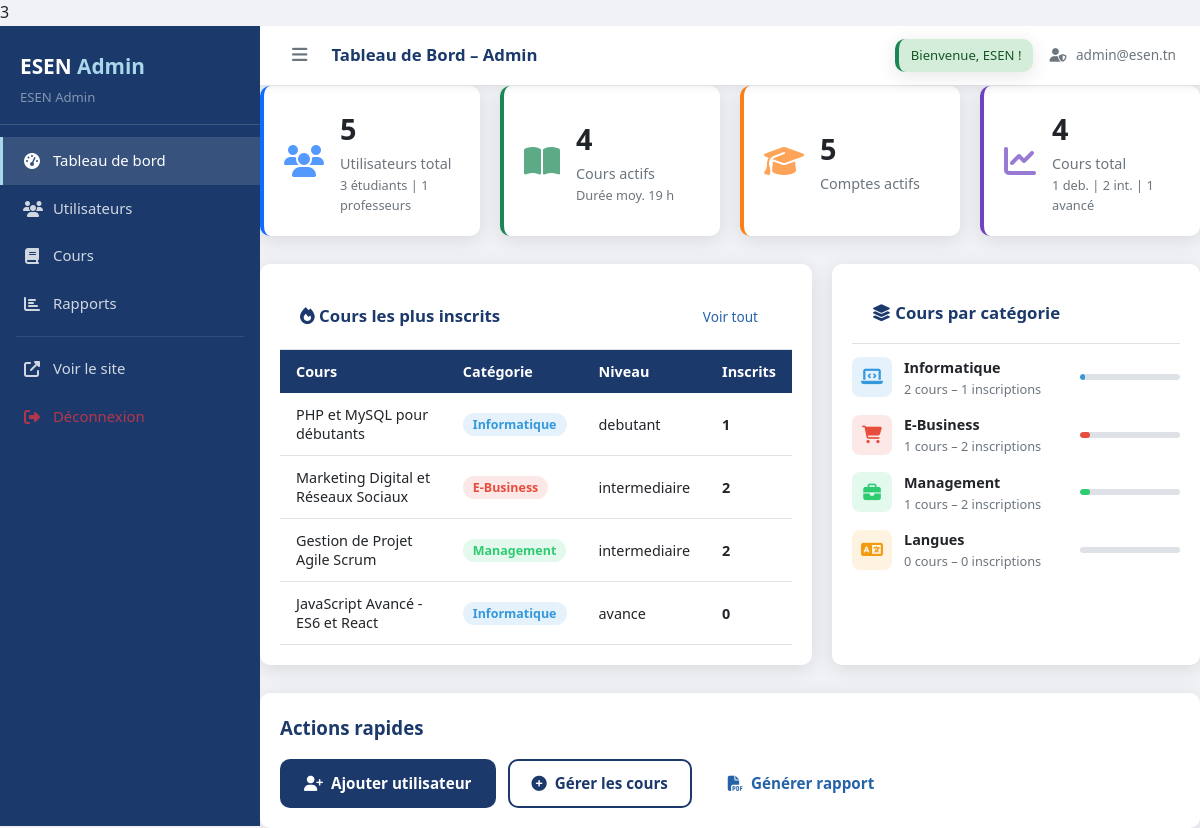
The page /?ctrl=admin&action=dashboard (signed in) on the database its author committed.
### tables this page shows
CREATE TABLE `cours` (
  `id_cours` int(11) NOT NULL,
  `titre` varchar(200) NOT NULL,
  `description` text DEFAULT NULL,
  `niveau` enum('debutant','intermediaire','avance') DEFAULT 'debutant',
  `duree_heures` decimal(5,1) DEFAULT NULL,
  `nb_lecons` int(11) DEFAULT 0,
  `image` varchar(255) NOT NULL DEFAULT 'cours1.jpg',
  `actif` tinyint(1) DEFAULT 1,
  `date_creation` datetime DEFAULT current_timestamp(),
  `id_categorie` int(11) NOT NULL,
  `id_professeur` int(11) NOT NULL
);

CREATE TABLE `categories` (
  `id_categorie` int(11) NOT NULL,
  `nom_categorie` varchar(100) NOT NULL,
  `description` varchar(255) DEFAULT NULL,
  `couleur` varchar(10) DEFAULT '#3498db',
  `icone` varchar(50) DEFAULT 'fas fa-book'
);

### controllers/AdminController.php (called while the page is built, shortened)
<?php
require_once ROOT_PATH . 'models/UtilisateurModel.php';
require_once ROOT_PATH . 'models/CoursModel.php';
class AdminController extends Controller {
    private UtilisateurModel  $utilisateurModel;
    private CoursModel        $coursModel;
    private InscriptionModel  $inscriptionModel;
    public function __construct() {
        $this->utilisateurModel  = new UtilisateurModel();
        $this->coursModel        = new CoursModel();
        $this->inscriptionModel  = new InscriptionModel();
    }
    public function dashboard(): void {
        $statsUsers = $this->utilisateurModel->getStatistiques();
        $statsCours = $this->coursModel->getStatistiques();
        $topCours   = $this->coursModel->findAllComplets();
        $rapportCat = $this->coursModel->rapportParCategorie();
        $statsInscr = $this->inscriptionModel->getStatistiquesGlobales();
        $this->render('admin/dashboard', [
            'title'      => 'Tableau de Bord – Admin',
            'statsUsers' => $statsUsers,
            'statsCours' => $statsCours,
            'statsInscr' => $statsInscr,
            'topCours'   => array_slice($topCours, 0, 5),
            'rapportCat' => $rapportCat,
        ], 'admin');
    }
}

### config/database.php (called while the page is built, shortened)
<?php
class Database {
    private static ?PDO $instance = null;
    public static function getInstance(): PDO {
        if (self::$instance === null) {
            $dsn = sprintf(
                'mysql:host=%s;dbname=%s;charset=%s',
                DB_HOST,
                DB_NAME,
                DB_CHARSET
            );
            $options = [
                PDO::ATTR_ERRMODE            => PDO::ERRMODE_EXCEPTION,
                PDO::ATTR_DEFAULT_FETCH_MODE => PDO::FETCH_ASSOC,
                PDO::ATTR_EMULATE_PREPARES   => false,
                PDO::MYSQL_ATTR_INIT_COMMAND => "SET NAMES 'utf8mb4'"
            ];
            try {
                self::$instance = new PDO($dsn, DB_USER, DB_PASS, $options);
            } catch (PDOException $e) {
                error_log('Erreur de connexion BD: ' . $e->getMessage());
                throw new PDOException('Impossible de se connecter à la base de données.');
            }
        }
        return self::$instance;
    }
}

### core/Model.php (called while the page is built, shortened)
<?php
require_once ROOT_PATH . 'config/database.php';
abstract class Model {
    public function __construct() {
        $this->db = Database::getInstance();
    }
}

### models/UtilisateurModel.php (called while the page is built, shortened)
<?php
require_once ROOT_PATH . 'core/Model.php';
class UtilisateurModel extends Model {
    public function getStatistiques(): array {
        $sql = "SELECT
                    COUNT(*) AS total,
                    SUM(CASE WHEN role = 'etudiant' THEN 1 ELSE 0 END) AS etudiants,
                    SUM(CASE WHEN role = 'professeur' THEN 1 ELSE 0 END) AS professeurs,
                    SUM(CASE WHEN role = 'admin' THEN 1 ELSE 0 END) AS admins,
                    SUM(CASE WHEN actif = 1 THEN 1 ELSE 0 END) AS actifs
                FROM utilisateurs";
        return $this->db->query($sql)->fetch();
    }
}

### models/CoursModel.php (called while the page is built, shortened)
<?php
require_once ROOT_PATH . 'core/Model.php';
class CoursModel extends Model {
    public function findAllComplets(): array {
        $sql = "SELECT
                    c.id_cours, c.titre, c.description, c.niveau,
                    c.duree_heures, c.nb_lecons,
                    COALESCE(c.image, 'cours1.jpg') AS image,
                    c.date_creation, c.actif,
                    cat.nom_categorie, cat.couleur, cat.icone,
                    CONCAT(u.prenom, ' ', u.nom) AS nom_professeur,
                    COUNT(DISTINCT i.id_inscription) AS nb_inscrits
                FROM cours c
                INNER JOIN categories cat ON c.id_categorie = cat.id_categorie
                INNER JOIN utilisateurs u  ON c.id_professeur = u.id_user
                LEFT  JOIN inscriptions i  ON c.id_cours = i.id_cours
                WHERE c.actif = TRUE
                GROUP BY c.id_cours, c.titre, c.description, c.niveau,
                         c.duree_heures, c.nb_lecons, c.image, c.date_creation,
                         c.actif, cat.nom_categorie, cat.couleur, cat.icone,
                         u.prenom, u.nom
                ORDER BY c.date_creation DESC";
        return $this->db->query($sql)->fetchAll();
    }
    public function getStatistiques(): array {
        $sql = "SELECT
                    COUNT(*) AS total_cours,
                    SUM(CASE WHEN actif = 1 THEN 1 ELSE 0 END) AS cours_actifs,
                    SUM(CASE WHEN niveau = 'debutant'      THEN 1 ELSE 0 END) AS debutant,
                    SUM(CASE WHEN niveau = 'intermediaire' THEN 1 ELSE 0 END) AS intermediaire,
                    SUM(CASE WHEN niveau = 'avance'        THEN 1 ELSE 0 END) AS avance,
                    AVG(duree_heures) AS duree_moyenne
                FROM cours";
        return $this->db->query($sql)->fetch();
    }
    public function rapportParCategorie(): array {
        $sql = "SELECT
                    cat.nom_categorie,
                    cat.couleur,
                    cat.icone,
                    COUNT(DISTINCT c.id_cours)          AS nb_cours,
                    COUNT(DISTINCT i.id_inscription)    AS nb_inscriptions,
                    AVG(i.progression)                  AS progression_moyenne
                FROM categories cat
                LEFT JOIN cours c ON cat.id_categorie = c.id_categorie AND c.actif = TRUE
                LEFT JOIN inscriptions i ON c.id_cours = i.id_cours
                GROUP BY cat.id_categorie, cat.nom_categorie, cat.couleur, cat.icone
                ORDER BY nb_cours DESC";
        return $this->db->query($sql)->fetchAll();
    }
}

### views/admin/dashboard.php (the view, shortened to what this page needs)
<div class="stats-grid">
    <div class="stat-card stat-blue">
        <div class="stat-icon"><i class="fas fa-users"></i></div>
        <div class="stat-info">
            <h3><?= $statsUsers['total'] ?? 0 ?></h3>
            <p>Utilisateurs total</p>
            <small><?= $statsUsers['etudiants'] ?? 0 ?> étudiants | <?= $statsUsers['professeurs'] ?? 0 ?> professeurs</small>
        </div>
    </div>
    <div class="stat-card stat-green">
        <div class="stat-icon"><i class="fas fa-book-open"></i></div>
        <div class="stat-info">
            <h3><?= $statsCours['cours_actifs'] ?? 0 ?></h3>
            <p>Cours actifs</p>
            <small>Durée moy. <?= round($statsCours['duree_moyenne'] ?? 0) ?> h</small>
        </div>
    </div>
    <div class="stat-card stat-orange">
        <div class="stat-icon"><i class="fas fa-graduation-cap"></i></div>
        <div class="stat-info">
            <h3><?= $statsUsers['actifs'] ?? 0 ?></h3>
            <p>Comptes actifs</p>
        </div>
    </div>
    <div class="stat-card stat-purple">
        <div class="stat-icon"><i class="fas fa-chart-line"></i></div>
        <div class="stat-info">
            <h3><?= $statsCours['total_cours'] ?? 0 ?></h3>
            <p>Cours total</p>
            <small><?= $statsCours['debutant'] ?? 0 ?> deb. | <?= $statsCours['intermediaire'] ?? 0 ?> int. | <?= $statsCours['avance'] ?? 0 ?> avancé</small>
        </div>
    </div>
</div>
<div class="dashboard-row">
    <div class="dashboard-card">
        <div class="card-header">
            <h3><i class="fas fa-fire"></i> Cours les plus inscrits</h3>
            <a href="?ctrl=admin&action=cours" class="btn-sm">Voir tout</a>
        </div>
        <table class="data-table">
            <thead>
                <tr><th>Cours</th><th>Catégorie</th><th>Niveau</th><th>Inscrits</th></tr>
            </thead>
            <tbody>
                <?php foreach ($topCours as $cours): ?>
                <tr>
                    <td><?= htmlspecialchars($cours['titre']) ?></td>
                    <td>
                        <span class="badge" style="background:<?= htmlspecialchars($cours['couleur']) ?>20; color:<?= htmlspecialchars($cours['couleur']) ?>">
                            <?= htmlspecialchars($cours['nom_categorie']) ?>
                        </span>
                    </td>
                    <td><?= htmlspecialchars($cours['niveau']) ?></td>
                    <td><strong><?= $cours['nb_inscrits'] ?></strong></td>
                </tr>
                <?php endforeach; ?>
            </tbody>
        </table>
    </div>
    <div class="dashboard-card">
        <div class="card-header">
            <h3><i class="fas fa-layer-group"></i> Cours par catégorie</h3>
        </div>
        <div class="category-report">
            <?php foreach ($rapportCat as $cat): ?>
            <div class="category-item">
                <div class="category-icon" style="background:<?= htmlspecialchars($cat['couleur']) ?>20">
                    <i class="<?= htmlspecialchars($cat['icone'] ?? 'fas fa-folder') ?>" style="color:<?= htmlspecialchars($cat['couleur']) ?>"></i>
                </div>
                <div class="category-info">
                    <span><?= htmlspecialchars($cat['nom_categorie']) ?></span>
                    <small><?= $cat['nb_cours'] ?> cours – <?= $cat['nb_inscriptions'] ?> inscriptions</small>
                </div>
                <div class="category-bar">
                    <?php $pct = $cat['nb_cours'] > 0 ? min(100, $cat['nb_inscriptions'] * 5) : 0; ?>
                    <div class="bar-fill" style="width:<?= $pct ?>%; background:<?= htmlspecialchars($cat['couleur']) ?>"></div>
                </div>
            </div>
            <?php endforeach; ?>
        </div>
    </div>
</div>
<div class="quick-actions">
    <h3>Actions rapides</h3>
    <div class="action-buttons">
        <a href="?ctrl=admin&action=ajouterUtilisateur" class="btn btn-primary">
            <i class="fas fa-user-plus"></i> Ajouter utilisateur
        </a>
        <a href="?ctrl=admin&action=cours" class="btn btn-secondary">
            <i class="fas fa-plus-circle"></i> Gérer les cours
        </a>
        <a href="?ctrl=admin&action=rapports" class="btn btn-info">
            <i class="fas fa-file-pdf"></i> Générer rapport
        </a>
    </div>
</div>

### public/css/style.css (style rules this page uses)
:root { --primary: #1B3A6B; --primary-lt: #2563A8; --accent: #E8F4FD; --success: #198754; --danger: #DC3545; --warning: #FD7E14; --info: #0DCAF0; --dark: #212529; --gray: #6C757D; --light: #F8F9FA; --border: #DEE2E6; --radius: 10px; --shadow: 0 4px 20px rgba(0,0,0,0.10); --transition: 0.25s ease; }
*, *::before, *::after { box-sizing: border-box; margin: 0; padding: 0; }
html { scroll-behavior: smooth; }
body { font-family: 'Segoe UI', Arial, sans-serif; color: var(--dark); background: #fff; line-height: 1.6; }
a { color: var(--primary-lt); text-decoration: none; transition: color var(--transition); }
.btn { display: inline-flex; align-items: center; gap: 8px; padding: 10px 22px; border-radius: var(--radius); font-size: 0.95rem; font-weight: 600; cursor: pointer; border: 2px solid transparent; transition: all var(--transition); }
.btn-primary { background: var(--primary); color: #fff; }
.btn-secondary { background: #fff; color: var(--primary); border-color: var(--primary); }
.btn-sm { padding: 6px 14px; font-size: 0.85rem; }
.stats-grid { display: grid; grid-template-columns: repeat(4, 1fr); gap: 20px; }
.badge { display: inline-block; padding: 3px 10px; border-radius: 20px; font-size: 0.78rem; font-weight: 600; }
.data-table { width: 100%; border-collapse: collapse; font-size: 0.9rem; }
.data-table th { background: var(--primary); color: #fff; padding: 12px 16px; text-align: left; font-weight: 600; }
.data-table td { padding: 12px 16px; border-bottom: 1px solid var(--border); vertical-align: middle; }
.card-header { display: flex; align-items: center; justify-content: space-between; padding: 16px 20px; border-bottom: 1px solid var(--border); }
.card-header h3 { font-size: 1.05rem; color: var(--primary); }
.admin-body { background: #F1F5F9; }
.stats-grid { display: grid; grid-template-columns: repeat(4, 1fr); gap: 20px; margin-bottom: 28px; }
.stat-card { background: #fff; border-radius: var(--radius); padding: 20px; display: flex; gap: 16px; align-items: center; box-shadow: var(--shadow); }
.stat-blue { border-left: 4px solid #0D6EFD; }
.stat-green { border-left: 4px solid var(--success); }
.stat-orange { border-left: 4px solid var(--warning); }
.stat-purple { border-left: 4px solid #6F42C1; }
.stat-icon { font-size: 2rem; opacity: 0.7; }
.stat-blue .stat-icon { color: #0D6EFD; }
.stat-green .stat-icon { color: var(--success); }
.stat-orange .stat-icon { color: var(--warning); }
.stat-purple .stat-icon { color: #6F42C1; }
.stat-info h3 { font-size: 1.8rem; font-weight: 700; }
.stat-info p { font-size: 0.9rem; color: var(--gray); }
.stat-info small { font-size: 0.8rem; color: var(--gray); }
.dashboard-row { display: grid; grid-template-columns: 1.5fr 1fr; gap: 20px; margin-bottom: 28px; }
.dashboard-card { background: #fff; border-radius: var(--radius); padding: 20px; box-shadow: var(--shadow); }
.category-report { display: flex; flex-direction: column; gap: 14px; margin-top: 12px; }
.category-item { display: flex; align-items: center; gap: 12px; }
.category-icon { width: 40px; height: 40px; border-radius: 8px; display: flex; align-items: center; justify-content: center; font-size: 1.1rem; flex-shrink: 0; }
.category-info { flex: 1; }
.category-info span { font-weight: 600; font-size: 0.9rem; display: block; }
.category-info small { color: var(--gray); font-size: 0.8rem; }
.category-bar { width: 100px; height: 6px; background: var(--border); border-radius: 3px; overflow: hidden; flex-shrink: 0; }
.bar-fill { height: 100%; border-radius: 3px; transition: width 0.8s ease; }
.quick-actions { background: #fff; border-radius: var(--radius); padding: 20px; box-shadow: var(--shadow); }
.quick-actions h3 { margin-bottom: 16px; color: var(--primary); }
.action-buttons { display: flex; gap: 12px; flex-wrap: wrap; }

### public/css/admin.css (style rules this page uses)
.admin-body { background: #F0F2F5; margin: 0; padding: 0; font-family: 'Segoe UI', Arial, sans-serif; }

### rows shown on the page
cours: titre "PHP et MySQL pour débutants", id_categorie.nom_categorie "Informatique", niveau "debutant", nb_inscrits "1"
cours: titre "Marketing Digital et Réseaux Sociaux", id_categorie.nom_categorie "E-Business", niveau "intermediaire", nb_inscrits "2"
cours: titre "Gestion de Projet Agile Scrum", id_categorie.nom_categorie "Management", niveau "intermediaire", nb_inscrits "2"
cours: titre "JavaScript Avancé - ES6 et React", id_categorie.nom_categorie "Informatique", niveau "avance", nb_inscrits "0"

### other values the page prints
$_SESSION['user']['prenom'] . ' ' . $_SESSION['user']['nom'] "ESEN Admin"
$title "Tableau de Bord – Admin"
$msg "Bienvenue, ESEN !"
$_SESSION['user']['email'] "admin@esen.tn"
$statsUsers['total'] "5"
$statsUsers['etudiants'] "3"
$statsUsers['professeurs'] "1"
$statsCours['cours_actifs'] "4"
$statsCours['duree_moyenne'] "19"
$statsUsers['actifs'] "5"
$statsCours['total_cours'] "4"
$statsCours['debutant'] "1"
$statsCours['intermediaire'] "2"
$statsCours['avance'] "1"
$cat['nom_categorie'] "Informatique"
